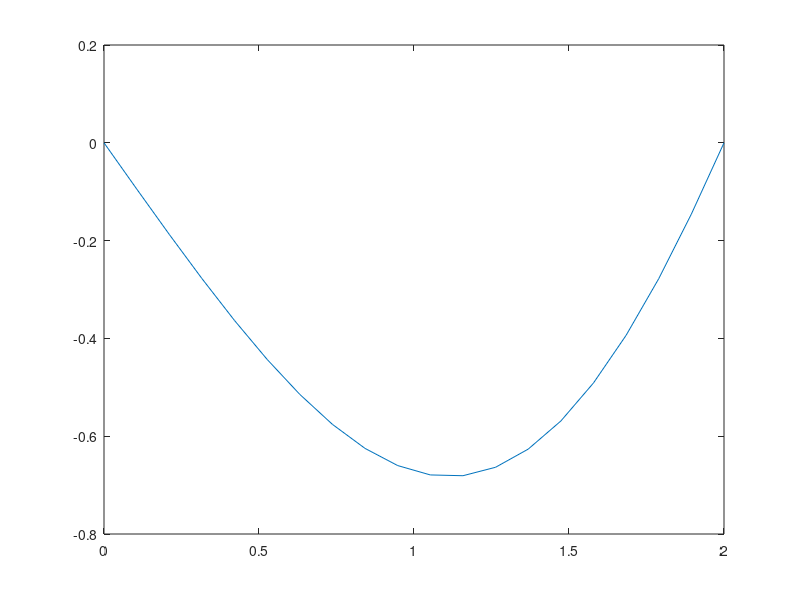

This chart was generated by the following MATLAB code:
N = 20;
t = linspace(0,2,N);
dt = t(2)-t(1);
A = zeros(N);
A = diag(-2/dt^2*ones(N,1)+t',0) + diag(1/dt^2*ones(N-1,1),-1) + diag(1/dt^2*ones(N-1,1),1);
r = transpose(sin(t));
A(1,:) = 0;
A(1,1) = 1; r(1) = 0;
A(N,:) = 0;
A(N,N) = 1; r(N) = 0;
res = A\r;
disp(res)
plot(t,res)